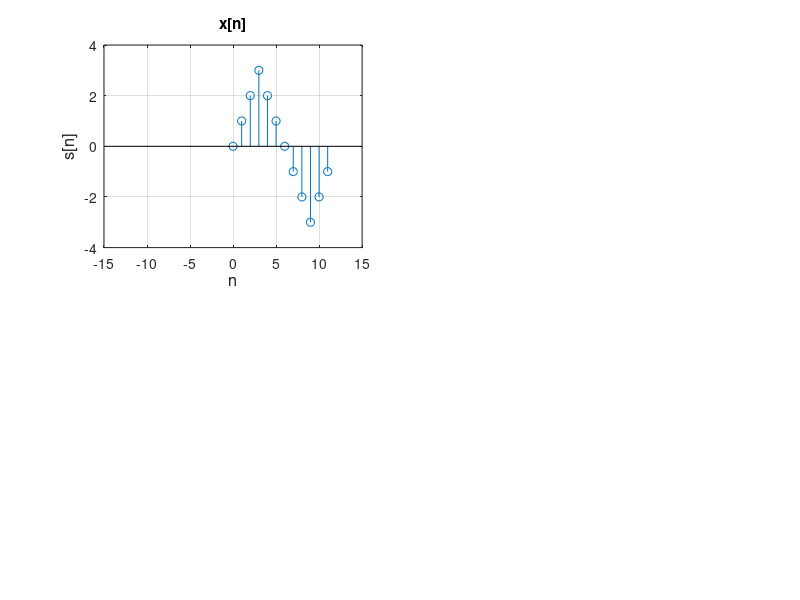

The MATLAB source for this figure:
% Định nghĩa dãy thời gian nx và tín hiệu x
nx = 0:11;
x = [0 1 2 3 2 1 0 -1 -2 -3 -2 -1];
% 1_a_i: Tạo tín hiệu s1 bằng cách sử dụng dãy thời gian ns1 và tín hiệu x
% Tạo hình vẽ và hiển thị tín hiệu x
figure(1)
subplot(2,2,1)
stem(nx,x)
axis([-15,15, -4, 4])
grid on
title('x[n]')
xlabel('n', 'fontsize', 12)
ylabel('s[n]', 'fontsize', 12)
ns1 = 0:11;
s1 = x;